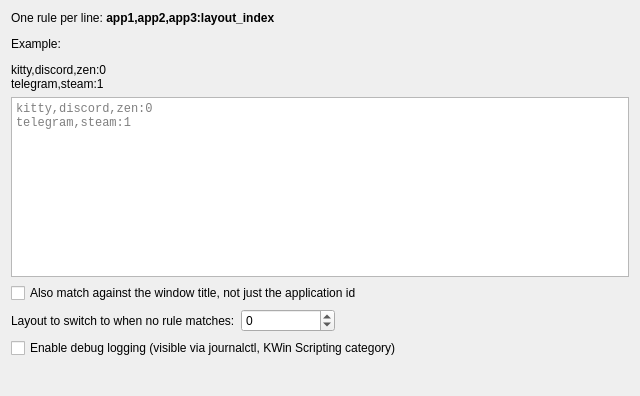
<?xml version="1.0" encoding="UTF-8"?>
<ui version="4.0">
 <class>KWin::LayoutAutoSwitchConfigForm</class>
 <widget class="QWidget" name="KWin::LayoutAutoSwitchConfigForm">
  <property name="geometry">
   <rect>
    <x>0</x>
    <y>0</y>
    <width>640</width>
    <height>396</height>
   </rect>
  </property>
  <layout class="QVBoxLayout" name="verticalLayout">
   <item>
    <widget class="QLabel" name="label_intro">
     <property name="text">
      <string>&lt;html&gt;&lt;head/&gt;&lt;body&gt;&lt;p&gt;One rule per line: &lt;span style=&quot; font-weight:700;&quot;&gt;app1,app2,app3:layout_index&lt;/span&gt;&lt;/p&gt;&lt;p&gt;Example:&lt;/p&gt;&lt;p&gt;&lt;span style=&quot; font-family:'monospace';&quot;&gt;kitty,discord,zen:0&lt;br/&gt;telegram,steam:1&lt;/span&gt;&lt;/p&gt;&lt;/body&gt;&lt;/html&gt;</string>
     </property>
     <property name="textFormat">
      <enum>Qt::TextFormat::RichText</enum>
     </property>
     <property name="wordWrap">
      <bool>true</bool>
     </property>
    </widget>
   </item>
   <item>
    <widget class="QPlainTextEdit" name="kcfg_rules">
     <property name="minimumSize">
      <size>
       <width>0</width>
       <height>180</height>
      </size>
     </property>
     <property name="font">
      <font>
       <family>monospace</family>
      </font>
     </property>
     <property name="lineWrapMode">
      <enum>QPlainTextEdit::LineWrapMode::NoWrap</enum>
     </property>
     <property name="placeholderText">
      <string>kitty,discord,zen:0
telegram,steam:1</string>
     </property>
    </widget>
   </item>
   <item>
    <widget class="QCheckBox" name="kcfg_matchTitle">
     <property name="text">
      <string>Also match against the window title, not just the application id</string>
     </property>
    </widget>
   </item>
   <item>
    <layout class="QHBoxLayout" name="horizontalLayout_fallback">
     <item>
      <widget class="QLabel" name="label_fallback">
       <property name="text">
        <string>Layout to switch to when no rule matches:</string>
       </property>
      </widget>
     </item>
     <item>
      <widget class="QSpinBox" name="kcfg_fallbackLayout">
       <property name="specialValueText">
        <string>Don't change</string>
       </property>
       <property name="minimum">
        <number>-1</number>
       </property>
       <property name="maximum">
        <number>20</number>
       </property>
      </widget>
     </item>
     <item>
      <spacer name="horizontalSpacer_fallback">
       <property name="orientation">
        <enum>Qt::Orientation::Horizontal</enum>
       </property>
       <property name="sizeHint" stdset="0">
        <size>
         <width>40</width>
         <height>20</height>
        </size>
       </property>
      </spacer>
     </item>
    </layout>
   </item>
   <item>
    <widget class="QCheckBox" name="kcfg_debugLogs">
     <property name="text">
      <string>Enable debug logging (visible via journalctl, KWin Scripting category)</string>
     </property>
    </widget>
   </item>
   <item>
    <spacer name="verticalSpacer">
     <property name="orientation">
      <enum>Qt::Orientation::Vertical</enum>
     </property>
     <property name="sizeHint" stdset="0">
      <size>
       <width>20</width>
       <height>40</height>
      </size>
     </property>
    </spacer>
   </item>
  </layout>
 </widget>
 <resources/>
 <connections/>
</ui>
